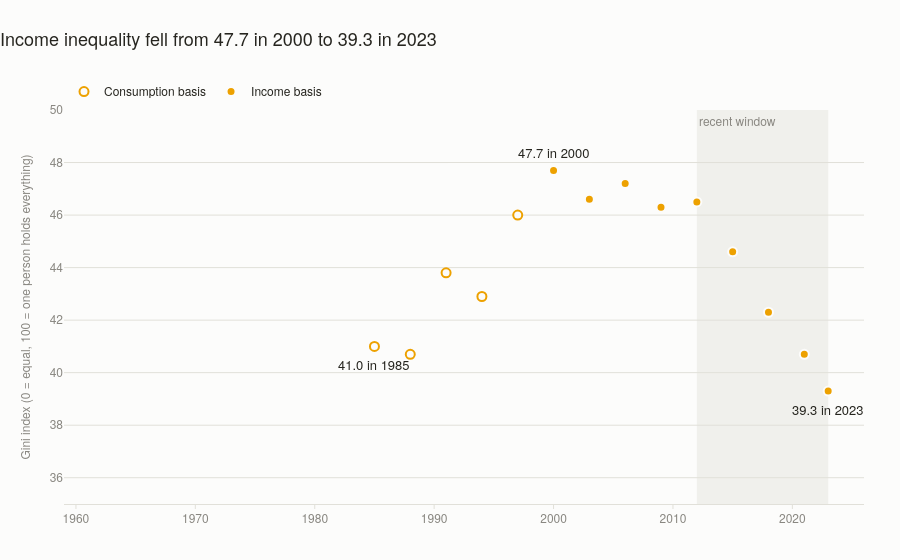

Notebook cell for this chart:
### Code cell
fig = go.Figure()
# Markers only: 14 survey readings, and a line between them would draw years
# nobody measured. Hollow markers are the consumption-based readings.
fig.add_trace(go.Scatter(
    x=gini_consumption.index, y=gini_consumption.values, mode="markers",
    name="Consumption basis", marker=dict(color=SURFACE, size=9, line=dict(color=YELLOW, width=2)),
    hovertemplate="%{x}: %{y:.1f} (consumption)<extra></extra>"))
fig.add_trace(go.Scatter(
    x=gini_income.index, y=gini_income.values, mode="markers",
    name="Income basis", marker=dict(color=YELLOW, size=9, line=dict(color=SURFACE, width=2)),
    hovertemplate="%{x}: %{y:.1f} (income)<extra></extra>"))
shade_recent(fig, gini_recent)

for yr, dy in [(gini.index.min(), -18), (gini_long["start"], 18), (gini_long["end"], -18)]:
    fig.add_annotation(x=yr, y=gini[yr], text=f"{gini[yr]:.1f} in {yr}",
                       showarrow=False, yshift=dy, font=dict(color=INK, size=13))

fig.update_layout(
    title=f"Income inequality fell from {gini_long['start_value']:.1f} in "
          f"{gini_long['start']} to {gini_long['end_value']:.1f} in {gini_long['end']}",
    yaxis_title="Gini index (0 = equal, 100 = one person holds everything)",
    xaxis_title=None, yaxis_range=[35, 50], xaxis_range=[1959, 2026],
    showlegend=True, hovermode="closest",
    legend=dict(orientation="h", x=0, y=1.01, xanchor="left", yanchor="bottom",
                font=dict(color=INK, size=12)),
    margin=dict(t=110))
save(fig, "03-gini")
fig.show()

### Figure 1 — Plotly figure (JSON) as saved in the notebook; plotly's stock layout.template omitted (floating-point values rounded to 4 significant figures)
{"data": [{"hovertemplate": "%{x}: %{y:.1f} (consumption)<extra></extra>", "marker": {"color": "#fcfcfb", "line": {"color": "#eda100", "width": 2}, "size": 9}, "mode": "markers", "name": "Consumption basis", "type": "scatter", "x": [1985, 1988, 1991, 1994, 1997], "y": [41.0, 40.7, 43.8, 42.9, 46.0]}, {"hovertemplate": "%{x}: %{y:.1f} (income)<extra></extra>", "marker": {"color": "#eda100", "line": {"color": "#fcfcfb", "width": 2}, "size": 9}, "mode": "markers", "name": "Income basis", "type": "scatter", "x": [2000, 2003, 2006, 2009, 2012, 2015, 2018, 2021, 2023], "y": [47.7, 46.6, 47.2, 46.3, 46.5, 44.6, 42.3, 40.7, 39.3]}], "layout": {"annotations": [{"font": {"color": "#898781", "size": 12}, "showarrow": false, "text": "recent window", "x": 2012, "xanchor": "left", "xref": "x", "y": 1, "yanchor": "top", "yref": "y domain"}, {"font": {"color": "#26251f", "size": 13}, "showarrow": false, "text": "41.0 in 1985", "x": 1985, "y": 41.0, "yshift": -18}, {"font": {"color": "#26251f", "size": 13}, "showarrow": false, "text": "47.7 in 2000", "x": 2000, "y": 47.7, "yshift": 18}, {"font": {"color": "#26251f", "size": 13}, "showarrow": false, "text": "39.3 in 2023", "x": 2023, "y": 39.3, "yshift": -18}], "hovermode": "closest", "legend": {"font": {"color": "#26251f", "size": 12}, "orientation": "h", "x": 0, "xanchor": "left", "y": 1.01, "yanchor": "bottom"}, "margin": {"t": 110}, "shapes": [{"fillcolor": "#e1e0d9", "layer": "below", "line": {"width": 0}, "opacity": 0.45, "type": "rect", "x0": 2012, "x1": 2023, "xref": "x", "y0": 0, "y1": 1, "yref": "y domain"}], "showlegend": true, "title": {"text": "Income inequality fell from 47.7 in 2000 to 39.3 in 2023"}, "xaxis": {"range": [1959, 2026], "title": {}}, "yaxis": {"range": [35, 50], "title": {"text": "Gini index (0 = equal, 100 = one person holds everything)"}}}}
